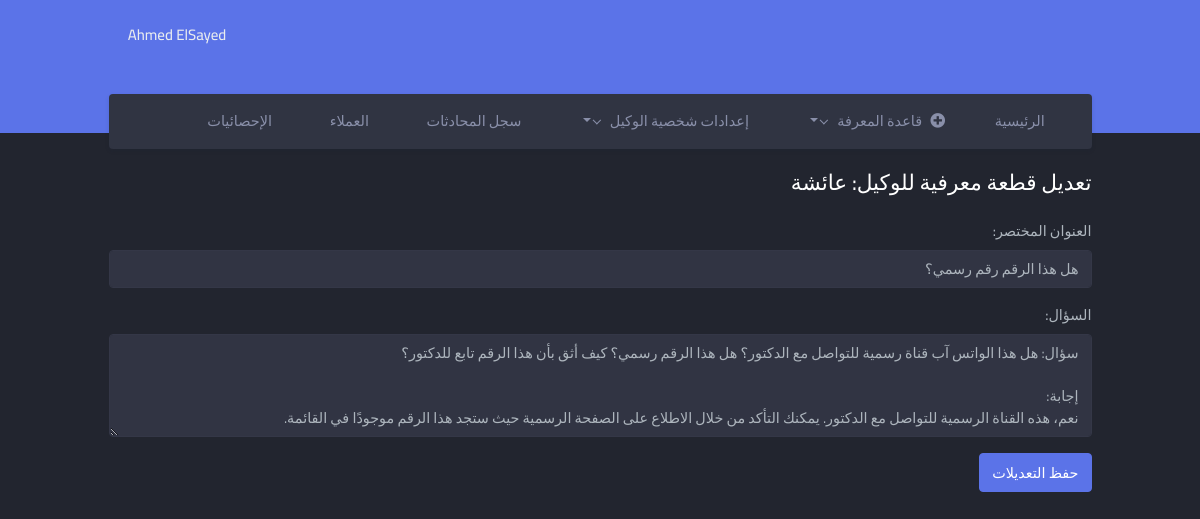
Screenshot of /knowledge/1/faq/edit/9/ (signed in) with the database file from the repository.
### core/models.py (models this page shows, shortened)
class OpenAISettings(models.Model):
    MODEL_CHOICES = [
        ('gpt-5', 'GPT-5'),
        ('gpt-5-mini', 'GPT-5 Mini'),
        ('gpt-4o', 'GPT-4o'),
        ('gpt-4o-mini', 'GPT-4o Mini'),
        ('gpt-4.1', 'GPT-4.1'),
        ('gpt-4.1-mini', 'GPT-4.1 Mini'),
    ]
    model_name = models.CharField(
        max_length=50,
        choices=MODEL_CHOICES,
        default='gpt-4o',
        verbose_name='Model'
    )
    agent_name = models.CharField(
        max_length=100,
        default='agentname',
        help_text='The display name of the assistant/agent'
    )
    system_context = models.TextField(
        default='You are a helpful assistant.',
        help_text='System message for the agent. Can be a long instruction or persona.'
    )
    temperature = models.FloatField(default=0.7)
    top_p = models.FloatField(default=1.0)
    frequency_penalty = models.FloatField(default=0.0)
    presence_penalty = models.FloatField(default=0.0)
    updated_at = models.DateTimeField(auto_now=True)
    class Meta:
        verbose_name = "OpenAI Setting"
        verbose_name_plural = "OpenAI Settings"

### knowledge/models.py (models this page shows, shortened)
class KnowledgeBase(models.Model):
    agent = models.ForeignKey(
        OpenAISettings,
        on_delete=models.CASCADE,
        related_name="knowledge_chunks",
        null = True,
    )
    brief = models.CharField(max_length=264, null =True)
    question = models.TextField(verbose_name='Question')
    embedding = models.JSONField(verbose_name='Embedding', null=True, blank=True)
    created_at = models.DateTimeField(auto_now_add=True)

### knowledge/views.py (the view)
# urls.py: path('<int:agent_id>/faq/edit/<int:pk>/', views.edit_question, name='edit_question'),
@login_required
def edit_question(request, agent_id: int, pk: int):
    agent = get_object_or_404(OpenAISettings, pk=agent_id)
    kb = get_object_or_404(KnowledgeBase, pk=pk, agent=agent)
    if request.method == 'POST':
        form = KnowledgeBaseForm(request.POST, instance=kb)
        if form.is_valid():
            form.save()
            return redirect('knowledge:faq', agent_id=agent_id)
    else:
        form = KnowledgeBaseForm(instance=kb)
    return render(request, 'knowledge/edit_question.html', {
        'form': form,
        'kb': kb,
        'current_agent': agent
    })

### knowledge/forms.py (shortened to what this page needs)
class KnowledgeBaseForm(forms.ModelForm):
    brief = forms.CharField(
        required=False,
        label="العنوان المختصر",
        widget=forms.TextInput(attrs={'class': 'form-control'})
    )
    question = forms.CharField(
        required=True,
        label="السؤال",
        widget=forms.Textarea(attrs={'class': 'form-control', 'rows': 4})
    )
    class Meta:
        model = KnowledgeBase
        fields = ['brief', 'question']

### core/context_processors.py (called while the page is built)
def global_agents(request):
    return {
        'all_agents': OpenAISettings.objects.all().order_by('agent_name'),
    }

### knowledge/templates/knowledge/edit_question.html (shortened to what this page needs)
{% extends "core/layout.html" %}
{% load static %}
{% block body %}
<div class="main-content">
    <div class="page-content">
        <div class="container-fluid">
            <h4 class="mb-4">تعديل قطعة معرفية للوكيل: {{ current_agent.agent_name }}</h4>
            <form method="post" enctype="multipart/form-data"
                  action="{% url 'knowledge:edit_question' agent_id=current_agent.id pk=kb.id %}">
                <div class="mb-3">
                    {{ form.brief.label_tag }}
                    {{ form.brief }}
                </div>
                <div class="mb-3">
                    {{ form.question.label_tag }}
                    {{ form.question }}
                </div>
                <button type="submit" class="btn btn-primary">حفظ التعديلات</button>
            </form>
        </div>
    </div>
</div>
{% endblock %}

### core/templates/core/layout.html (shortened to what this page needs)
{% load static %}
<!doctype html>
<html lang="en" dir="rtl">
<head>
    <link rel="stylesheet" href="https://cdn.jsdelivr.net/npm/bootstrap@5.3.0/dist/css/bootstrap.min.css">
    <link href = "{% static 'core/css/style.css'%}" rel="stylesheet">
    <link href="{% static 'core/css/bootstrap-rtl.min.css'%}" id="bootstrap-style" rel="stylesheet" type="text/css" />
    <link href="{% static 'core/css/icons.min.css'%}" rel="stylesheet" type="text/css" />
    <link href="{% static 'core/css/app-rtl.min.css'%} " id="app-style" rel="stylesheet" type="text/css" />
</head>
<body data-layout="horizontal" data-topbar="colored" data-bs-theme="dark">
    {% if user.is_authenticated %}
    <div id="layout-wrapper">
        <header id="page-topbar">
            <div class="navbar-header">
                <div class="d-flex">
                    <div class="navbar-brand-box">
                    </div>
                </div>
                <div class="d-flex">
                    <div class="dropdown d-inline-block">
                        <button type="button" class="btn header-item waves-effect" id="page-header-user-dropdown" data-bs-toggle="dropdown" aria-haspopup="true" aria-expanded="false">
                            <span class="d-none d-xl-inline-block ms-1 fw-medium font-size-15"> {{user.first_name}} {{user.last_name}}</span>
                        </button>
                    </div>
                </div>
            </div>
            <div class="container-fluid">
                <div class="topnav">
                    <nav class="navbar navbar-light navbar-expand-lg topnav-menu">
                        <div class="collapse navbar-collapse" id="topnav-menu-content">
                            <ul class="navbar-nav">
                                <li class="nav-item">
                                    <a class="nav-link" href="{% url 'core:index'%}">
                                         الرئيسية
                                    </a>
                                </li>
                                 <li class="nav-item dropdown">
                                    <a class="nav-link dropdown-toggle arrow-none" href="#" id="topnav-pages" role="button">
                                        <i class="fas fa-plus-circle me-2"></i>قاعدة المعرفة<div class="arrow-down"></div>
                                    </a>
                                </li>
                                <li class="nav-item dropdown">
                                    <a class="nav-link dropdown-toggle arrow-none" href="#" id="topnav-pages" role="button">
                                        إعدادات شخصية الوكيل<div class="arrow-down"></div>
                                    </a>
                                </li>
                                  <li class="nav-item">
                                    <a class="nav-link" href="#">
                                         سجل المحادثات
                                    </a>
                                </li>
                                   <li class="nav-item">
                                    <a class="nav-link" href="#">
                                        العملاء
                                    </a>
                                </li>
                                <li class="nav-item">
                                    <a class="nav-link" href="#">
                                        الإحصائيات
                                    </a>
                                </li>
                            </ul>
                        </div>
                    </nav>
                </div>
            </div>
        </header>
 {%endif%}
    {% block body %}
    {% endblock %}
</body>
</html>

### core/static/core/css/style.css (style rules this page uses)
a,h1,h2,h3,h4,h5,h6,p,button,label,div,span { font-family: "Cairo", sans-serif !important; }
input { text-align: start !important; }

### rows the page displays
OpenAISettings: agent_name "عائشة"
KnowledgeBase: brief "هل هذا الرقم رقم رسمي؟", question "سؤال: هل هذا الواتس آب قناة رسمية للتواصل مع الدكتور؟ هل هذا الرقم رسمي؟ كيف أثق بأن هذا الرقم تابع للدكتور؟ إجابة: نعم، هذه القناة الرسمية للتواصل مع الدكتور. يمكنك التأكد من خلال الاطلاع على الصفحة الرسمية حيث ستجد هذا الرقم موجودًا في القائمة."

### other values shown
{{ user.first_name }} "Ahmed"
{{ user.last_name }} "ElSayed"
